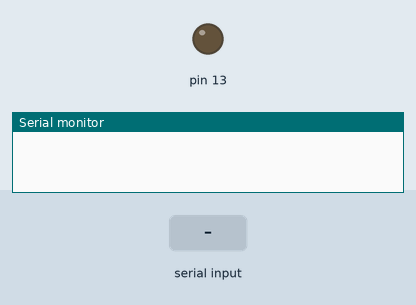
The sketch below on a simulated Arduino Uno, built with avr-gcc and run on an emulated ATmega328P. Shown: output pins drawn as LEDs (lit = HIGH), the last lines printed to the serial monitor. The test bench sets the inputs (shaded band).

Above: at 1.2 s.
1.3 s: byte 1 (1) received over Serial
At 2.1 s:
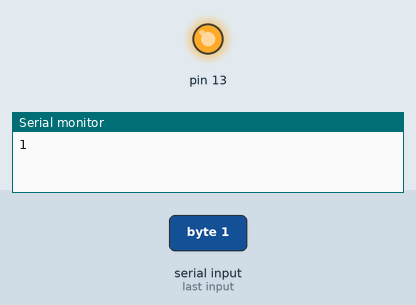
2.8 s: "1" received over Serial
At 3.3 s:
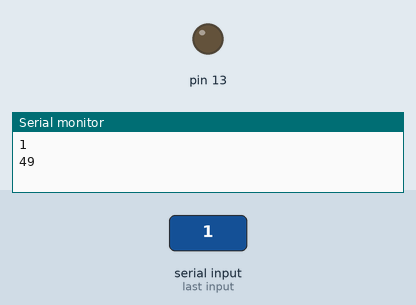
Timing chart, 0 to 5.8 s (numbered marks = the images above; inputs shaded):
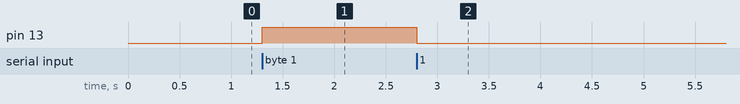

Measured:
- after the input at 1.3 s, pin 13: LOW → HIGH at once
- after the input at 2.8 s, pin 13: HIGH → LOW at once

The sketch:

SoundLEDONOFFLesson.ino
```cpp
int b = 0;

void setup() {
  // put your setup code here, to run once:
  pinMode(13, OUTPUT);
  Serial.begin(9600);

}

void loop() {
  // put your main code here, to run repeatedly:

  if(Serial.available() > 0){
    b = Serial.read();
    Serial.println(b);
    digitalWrite(13, b == 1 ? HIGH : LOW);
  }

}
```
